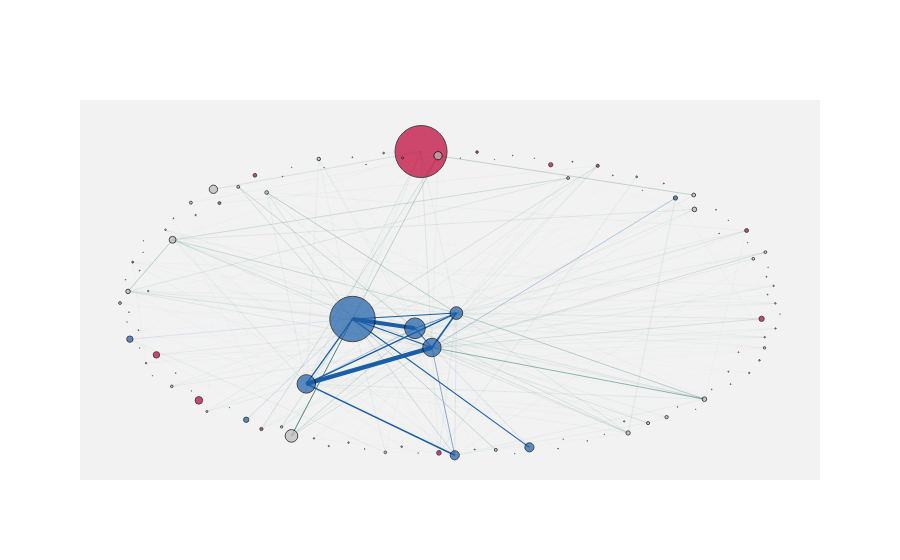

The notebook cell saved with this chart:
### Markdown cell above
A network is an effective way to visualize collaborations between countries. In this graph representation, each country is assigned to a node, with the size of the nodes proportional to the number of films the country has produced. Each node is also categorized based on the Cold War side, 'Western,' 'Eastern,' 'None,' or 'Lack of data', depending on the proportion of politically engaged movies the country has produced. Additionally, the edges between nodes represent collaborations between countries, with their thickness and transparency increasing as the number of collaborations grows.

### Code cell
graph = StaticGraph(movies)
fig = graph.create_figure()
fig.write_html(WEB_EXPORT_FOLDER + "static_graph.html")
graph.plot()
